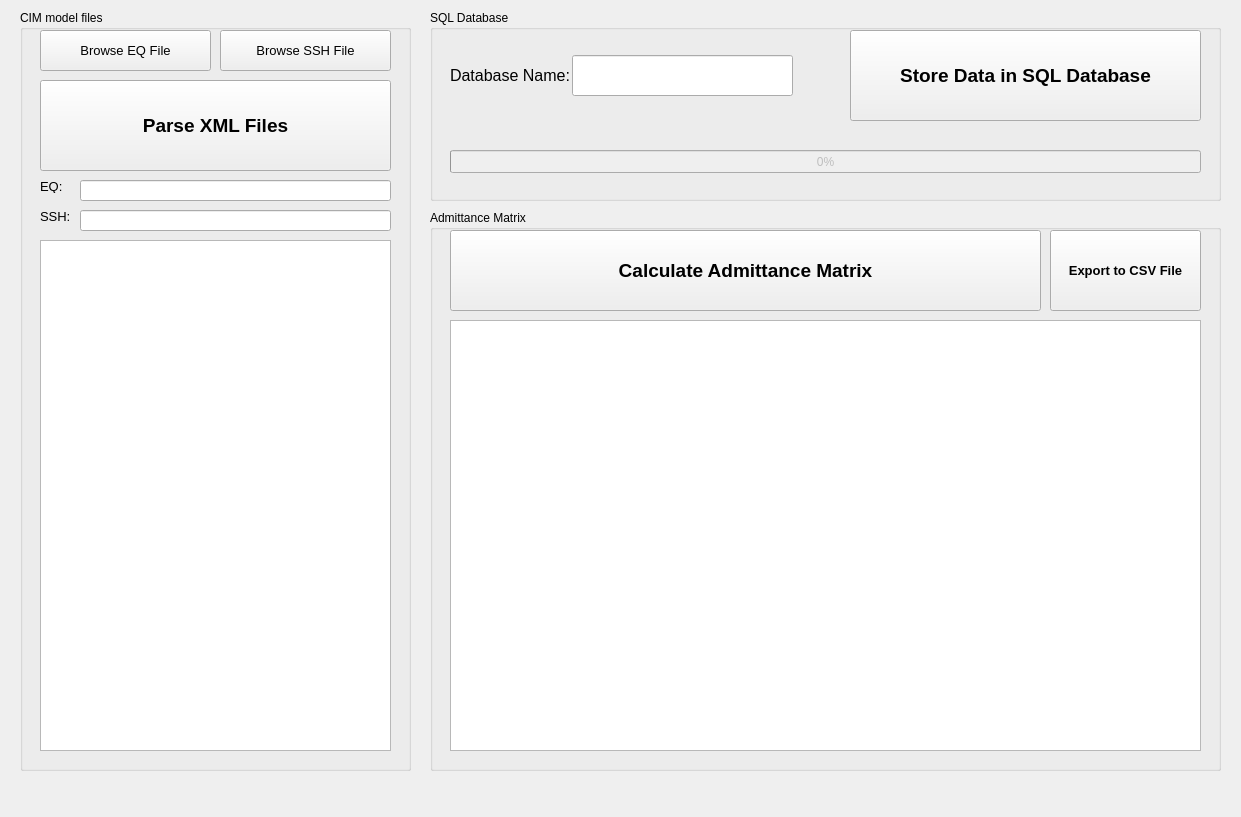
<?xml version="1.0" encoding="UTF-8"?>
<ui version="4.0">
 <class>MainWindow</class>
 <widget class="QMainWindow" name="MainWindow">
  <property name="geometry">
   <rect>
    <x>0</x>
    <y>0</y>
    <width>1241</width>
    <height>817</height>
   </rect>
  </property>
  <property name="windowTitle">
   <string>MainWindow</string>
  </property>
  <widget class="QWidget" name="centralwidget">
   <widget class="QGroupBox" name="group_CIM">
    <property name="geometry">
     <rect>
      <x>20</x>
      <y>10</y>
      <width>391</width>
      <height>761</height>
     </rect>
    </property>
    <property name="title">
     <string>CIM model files</string>
    </property>
    <widget class="QPushButton" name="btn_browse_EQ">
     <property name="geometry">
      <rect>
       <x>20</x>
       <y>20</y>
       <width>171</width>
       <height>41</height>
      </rect>
     </property>
     <property name="font">
      <font>
       <pointsize>10</pointsize>
      </font>
     </property>
     <property name="text">
      <string>Browse EQ File</string>
     </property>
    </widget>
    <widget class="QPushButton" name="btn_browse_SSH">
     <property name="geometry">
      <rect>
       <x>200</x>
       <y>20</y>
       <width>171</width>
       <height>41</height>
      </rect>
     </property>
     <property name="font">
      <font>
       <pointsize>10</pointsize>
      </font>
     </property>
     <property name="text">
      <string>Browse SSH File</string>
     </property>
    </widget>
    <widget class="QPushButton" name="btn_parse_xml">
     <property name="geometry">
      <rect>
       <x>20</x>
       <y>70</y>
       <width>351</width>
       <height>91</height>
      </rect>
     </property>
     <property name="font">
      <font>
       <pointsize>14</pointsize>
       <weight>75</weight>
       <bold>true</bold>
      </font>
     </property>
     <property name="text">
      <string>Parse XML Files</string>
     </property>
    </widget>
    <widget class="QTreeView" name="tree_xml">
     <property name="geometry">
      <rect>
       <x>20</x>
       <y>230</y>
       <width>351</width>
       <height>511</height>
      </rect>
     </property>
    </widget>
    <widget class="QLineEdit" name="edt_eq_path">
     <property name="geometry">
      <rect>
       <x>60</x>
       <y>170</y>
       <width>311</width>
       <height>21</height>
      </rect>
     </property>
     <property name="font">
      <font>
       <pointsize>10</pointsize>
       <italic>true</italic>
      </font>
     </property>
     <property name="text">
      <string/>
     </property>
    </widget>
    <widget class="QLineEdit" name="edt_ssh_path">
     <property name="geometry">
      <rect>
       <x>60</x>
       <y>200</y>
       <width>311</width>
       <height>21</height>
      </rect>
     </property>
     <property name="font">
      <font>
       <pointsize>10</pointsize>
       <italic>true</italic>
      </font>
     </property>
    </widget>
    <widget class="QLabel" name="label_2">
     <property name="geometry">
      <rect>
       <x>20</x>
       <y>170</y>
       <width>47</width>
       <height>13</height>
      </rect>
     </property>
     <property name="font">
      <font>
       <pointsize>10</pointsize>
      </font>
     </property>
     <property name="text">
      <string>EQ:</string>
     </property>
    </widget>
    <widget class="QLabel" name="label_3">
     <property name="geometry">
      <rect>
       <x>20</x>
       <y>200</y>
       <width>47</width>
       <height>13</height>
      </rect>
     </property>
     <property name="font">
      <font>
       <pointsize>10</pointsize>
      </font>
     </property>
     <property name="text">
      <string>SSH:</string>
     </property>
    </widget>
   </widget>
   <widget class="QGroupBox" name="group_SQL">
    <property name="geometry">
     <rect>
      <x>430</x>
      <y>10</y>
      <width>791</width>
      <height>191</height>
     </rect>
    </property>
    <property name="title">
     <string>SQL Database</string>
    </property>
    <widget class="QPushButton" name="btn_create_db">
     <property name="geometry">
      <rect>
       <x>420</x>
       <y>20</y>
       <width>351</width>
       <height>91</height>
      </rect>
     </property>
     <property name="font">
      <font>
       <pointsize>14</pointsize>
       <weight>75</weight>
       <bold>true</bold>
      </font>
     </property>
     <property name="text">
      <string>Store Data in SQL Database</string>
     </property>
    </widget>
    <widget class="QLineEdit" name="edt_db_name">
     <property name="geometry">
      <rect>
       <x>142</x>
       <y>45</y>
       <width>221</width>
       <height>41</height>
      </rect>
     </property>
     <property name="font">
      <font>
       <pointsize>14</pointsize>
      </font>
     </property>
    </widget>
    <widget class="QLabel" name="label">
     <property name="geometry">
      <rect>
       <x>20</x>
       <y>50</y>
       <width>121</width>
       <height>31</height>
      </rect>
     </property>
     <property name="font">
      <font>
       <pointsize>12</pointsize>
      </font>
     </property>
     <property name="text">
      <string>Database Name:</string>
     </property>
    </widget>
    <widget class="QProgressBar" name="prog_SQL_db">
     <property name="enabled">
      <bool>false</bool>
     </property>
     <property name="geometry">
      <rect>
       <x>20</x>
       <y>140</y>
       <width>751</width>
       <height>23</height>
      </rect>
     </property>
     <property name="value">
      <number>0</number>
     </property>
     <property name="textVisible">
      <bool>true</bool>
     </property>
     <property name="orientation">
      <enum>Qt::Horizontal</enum>
     </property>
     <property name="invertedAppearance">
      <bool>false</bool>
     </property>
    </widget>
   </widget>
   <widget class="QGroupBox" name="group_adm_matrix">
    <property name="geometry">
     <rect>
      <x>430</x>
      <y>210</y>
      <width>791</width>
      <height>561</height>
     </rect>
    </property>
    <property name="title">
     <string>Admittance Matrix</string>
    </property>
    <widget class="QPushButton" name="btn_calc_Y_bus">
     <property name="geometry">
      <rect>
       <x>20</x>
       <y>20</y>
       <width>591</width>
       <height>81</height>
      </rect>
     </property>
     <property name="font">
      <font>
       <pointsize>14</pointsize>
       <weight>75</weight>
       <bold>true</bold>
      </font>
     </property>
     <property name="text">
      <string>Calculate Admittance Matrix</string>
     </property>
    </widget>
    <widget class="QTableWidget" name="tbl_Y_bus">
     <property name="geometry">
      <rect>
       <x>20</x>
       <y>110</y>
       <width>751</width>
       <height>431</height>
      </rect>
     </property>
     <attribute name="horizontalHeaderVisible">
      <bool>true</bool>
     </attribute>
     <attribute name="horizontalHeaderDefaultSectionSize">
      <number>80</number>
     </attribute>
     <attribute name="verticalHeaderVisible">
      <bool>true</bool>
     </attribute>
     <attribute name="verticalHeaderDefaultSectionSize">
      <number>20</number>
     </attribute>
    </widget>
    <widget class="QPushButton" name="btn_export_csv">
     <property name="geometry">
      <rect>
       <x>620</x>
       <y>20</y>
       <width>151</width>
       <height>81</height>
      </rect>
     </property>
     <property name="font">
      <font>
       <pointsize>10</pointsize>
       <weight>75</weight>
       <bold>true</bold>
      </font>
     </property>
     <property name="text">
      <string>Export to CSV File</string>
     </property>
    </widget>
   </widget>
  </widget>
  <widget class="QMenuBar" name="menubar">
   <property name="geometry">
    <rect>
     <x>0</x>
     <y>0</y>
     <width>1241</width>
     <height>21</height>
    </rect>
   </property>
  </widget>
  <widget class="QStatusBar" name="statusbar">
   <property name="enabled">
    <bool>true</bool>
   </property>
   <property name="sizeGripEnabled">
    <bool>false</bool>
   </property>
  </widget>
 </widget>
 <resources/>
 <connections/>
</ui>
